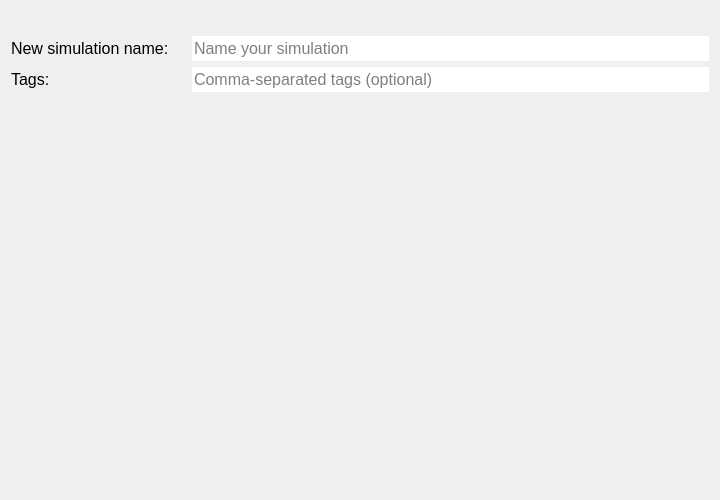
<?xml version="1.0" encoding="UTF-8"?>
<ui version="4.0">
 <class>Form</class>
 <widget class="QWidget" name="Form">
  <property name="windowModality">
   <enum>Qt::NonModal</enum>
  </property>
  <property name="geometry">
   <rect>
    <x>0</x>
    <y>0</y>
    <width>720</width>
    <height>500</height>
   </rect>
  </property>
  <property name="sizePolicy">
   <sizepolicy hsizetype="Preferred" vsizetype="Minimum">
    <horstretch>0</horstretch>
    <verstretch>0</verstretch>
   </sizepolicy>
  </property>
  <property name="minimumSize">
   <size>
    <width>720</width>
    <height>0</height>
   </size>
  </property>
  <property name="font">
   <font>
    <family>Segoe UI</family>
   </font>
  </property>
  <property name="windowTitle">
   <string>Form</string>
  </property>
  <property name="autoFillBackground">
   <bool>true</bool>
  </property>
  <layout class="QGridLayout" name="gridLayout">
   <item row="1" column="0">
    <spacer name="verticalSpacer_2">
     <property name="orientation">
      <enum>Qt::Vertical</enum>
     </property>
     <property name="sizeType">
      <enum>QSizePolicy::Fixed</enum>
     </property>
     <property name="sizeHint" stdset="0">
      <size>
       <width>20</width>
       <height>25</height>
      </size>
     </property>
    </spacer>
   </item>
   <item row="2" column="1">
    <widget class="QLineEdit" name="le_sim_name">
     <property name="sizePolicy">
      <sizepolicy hsizetype="Expanding" vsizetype="Preferred">
       <horstretch>0</horstretch>
       <verstretch>0</verstretch>
      </sizepolicy>
     </property>
     <property name="minimumSize">
      <size>
       <width>0</width>
       <height>25</height>
      </size>
     </property>
     <property name="maximumSize">
      <size>
       <width>16777215</width>
       <height>16777215</height>
      </size>
     </property>
     <property name="font">
      <font>
       <family>Segoe UI</family>
       <pointsize>12</pointsize>
      </font>
     </property>
     <property name="autoFillBackground">
      <bool>false</bool>
     </property>
     <property name="styleSheet">
      <string notr="true">QLineEdit {background-color: white;}</string>
     </property>
     <property name="maxLength">
      <number>80</number>
     </property>
     <property name="frame">
      <bool>false</bool>
     </property>
     <property name="placeholderText">
      <string>Name your simulation</string>
     </property>
    </widget>
   </item>
   <item row="4" column="0">
    <spacer name="verticalSpacer">
     <property name="orientation">
      <enum>Qt::Vertical</enum>
     </property>
     <property name="sizeHint" stdset="0">
      <size>
       <width>20</width>
       <height>40</height>
      </size>
     </property>
    </spacer>
   </item>
   <item row="0" column="0" colspan="2">
    <layout class="QVBoxLayout" name="svg_lout"/>
   </item>
   <item row="2" column="0">
    <widget class="QLabel" name="label">
     <property name="sizePolicy">
      <sizepolicy hsizetype="Preferred" vsizetype="Preferred">
       <horstretch>0</horstretch>
       <verstretch>0</verstretch>
      </sizepolicy>
     </property>
     <property name="minimumSize">
      <size>
       <width>175</width>
       <height>25</height>
      </size>
     </property>
     <property name="maximumSize">
      <size>
       <width>16777215</width>
       <height>16777215</height>
      </size>
     </property>
     <property name="font">
      <font>
       <family>Segoe UI</family>
       <pointsize>12</pointsize>
      </font>
     </property>
     <property name="text">
      <string>New simulation name:</string>
     </property>
    </widget>
   </item>
   <item row="3" column="0">
    <widget class="QLabel" name="label_2">
     <property name="minimumSize">
      <size>
       <width>175</width>
       <height>25</height>
      </size>
     </property>
     <property name="maximumSize">
      <size>
       <width>16777215</width>
       <height>16777215</height>
      </size>
     </property>
     <property name="font">
      <font>
       <family>Segoe UI</family>
       <pointsize>12</pointsize>
      </font>
     </property>
     <property name="text">
      <string>Tags:</string>
     </property>
    </widget>
   </item>
   <item row="3" column="1">
    <widget class="QLineEdit" name="le_tags">
     <property name="sizePolicy">
      <sizepolicy hsizetype="Expanding" vsizetype="Preferred">
       <horstretch>0</horstretch>
       <verstretch>0</verstretch>
      </sizepolicy>
     </property>
     <property name="minimumSize">
      <size>
       <width>0</width>
       <height>25</height>
      </size>
     </property>
     <property name="maximumSize">
      <size>
       <width>16777215</width>
       <height>16777215</height>
      </size>
     </property>
     <property name="font">
      <font>
       <family>Segoe UI</family>
       <pointsize>12</pointsize>
      </font>
     </property>
     <property name="styleSheet">
      <string notr="true">QLineEdit {background-color: white;}</string>
     </property>
     <property name="frame">
      <bool>false</bool>
     </property>
     <property name="placeholderText">
      <string>Comma-separated tags (optional)</string>
     </property>
    </widget>
   </item>
  </layout>
 </widget>
 <resources/>
 <connections/>
</ui>
